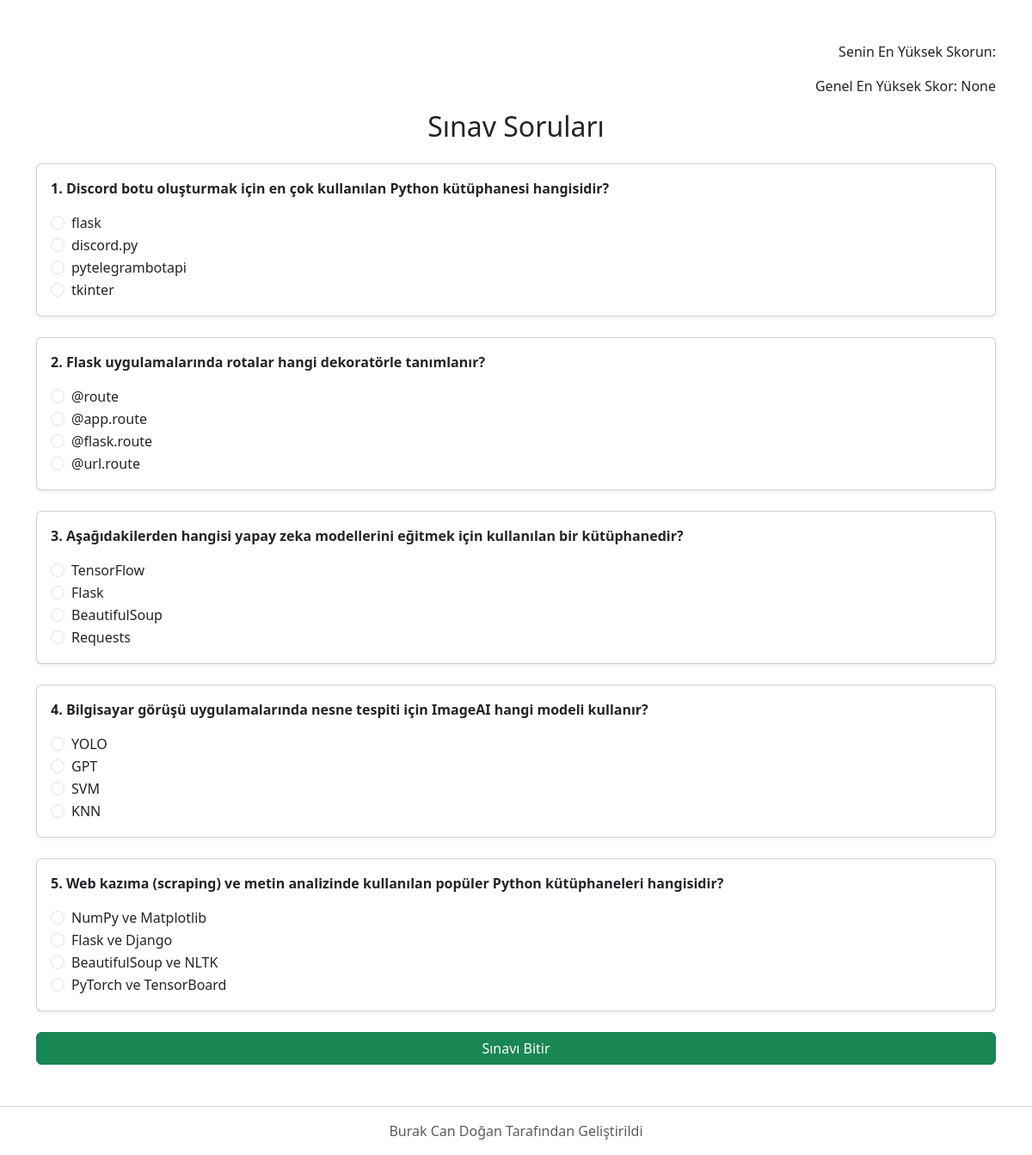
The page /quiz on the database its author committed.
### app.py (models this page shows)
class Question(db.Model):
    id = db.Column(db.Integer, primary_key=True)
    content = db.Column(db.String(500), nullable=False)
    option_a = db.Column(db.String(200), nullable=False)
    option_b = db.Column(db.String(200), nullable=False)
    option_c = db.Column(db.String(200), nullable=False)
    option_d = db.Column(db.String(200), nullable=False)
    correct_answer = db.Column(db.String(1), nullable=False)

### app.py (the view)
@app.route('/quiz')
def quiz():#soruları db'den çek ve quiz ekranını bastır
    username = session.get('username')#en yüksek skorları sayfada göstermek için bilgileri al
    user = User.query.filter_by(username=username).first()
    highest_score = db.session.query(db.func.max(User.high_score)).scalar()
    questions = Question.query.all()
    return render_template('quiz.html', questions=questions,user=user, highest_score=highest_score)#quiz.html'de kullanabilmek için çekilen soruları gönder

### templates/quiz.html (shortened to what this page needs)
<!doctype html>
<html lang="tr">
<head>
  <link href="https://cdn.jsdelivr.net/npm/bootstrap@5.3.2/dist/css/bootstrap.min.css" rel="stylesheet">
</head>
<body class="bg-white">
  <div class="container mt-5">
    <div class="d-flex justify-content-end text-end">
      <div >
        <p>Senin En Yüksek Skorun:{{ user.high_score }}</p>
        <p >Genel En Yüksek Skor: {{ highest_score }}</p>
      </div>
    </div>
    <h2 class="mb-4 text-center">Sınav Soruları</h2>
    <form action="/submit" method="post">
      {% for q in questions %}
        <div class="mb-4 card p-3 shadow-sm">
          <p><strong>{{ loop.index }}. {{ q.content }}</strong></p>
          <div class="form-check">
            <input class="form-check-input" type="radio" name="question_{{ q.id }}" value="A" required>
            <label class="form-check-label">{{ q.option_a }}</label>
          </div>
          <div class="form-check">
            <input class="form-check-input" type="radio" name="question_{{ q.id }}" value="B">
            <label class="form-check-label">{{ q.option_b }}</label>
          </div>
          <div class="form-check">
            <input class="form-check-input" type="radio" name="question_{{ q.id }}" value="C">
            <label class="form-check-label">{{ q.option_c }}</label>
          </div>
          <div class="form-check">
            <input class="form-check-input" type="radio" name="question_{{ q.id }}" value="D">
            <label class="form-check-label">{{ q.option_d }}</label>
          </div>
        </div>
      {% endfor %}
      <button type="submit" class="btn btn-success w-100">Sınavı Bitir</button>
    </form>
  </div>
  <footer class="text-center mt-5 text-muted">
    <hr>
    <p>Burak Can Doğan Tarafından Geliştirildi</p>
  </footer>
</body>
</html>

### rows shown on the page
Question: content "Discord botu oluşturmak için en çok kullanılan Python kütüphanesi hangisidir?", option_a "flask", option_b "discord.py", option_c "pytelegrambotapi", option_d "tkinter"
Question: content "Flask uygulamalarında rotalar hangi dekoratörle tanımlanır?", option_a "@route", option_b "@app.route", option_c "@flask.route", option_d "@url.route"
Question: content "Aşağıdakilerden hangisi yapay zeka modellerini eğitmek için kullanılan bir kütüphanedir?", option_a "TensorFlow", option_b "Flask", option_c "BeautifulSoup", option_d "Requests"
Question: content "Bilgisayar görüşü uygulamalarında nesne tespiti için ImageAI hangi modeli kullanır?", option_a "YOLO", option_b "GPT", option_c "SVM", option_d "KNN"
Question: content "Web kazıma (scraping) ve metin analizinde kullanılan popüler Python kütüphaneleri hangisidir?", option_a "NumPy ve Matplotlib", option_b "Flask ve Django", option_c "BeautifulSoup ve NLTK", option_d "PyTorch ve TensorBoard"

### other values the page prints
{{ highest_score }} "None"
